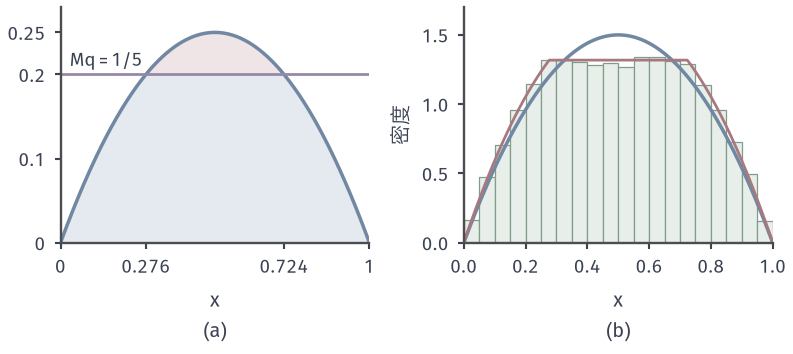

Recreate this plot in Python.
from pathlib import Path
import sys
ROOT = next(p for p in Path(__file__).resolve().parents if (p/"build.sh").is_file() and (p/"tex/book.tex").is_file())
sys.path.insert(0, str(ROOT/"figures/07-probability/08-sampling-and-integration/matplotlib/sgen-common"))
from sgen_common import *
# Target: effect of an invalid envelope. p~(x) = x(1-x), q = Unif(0,1), M = 1/5 < sup p~ = 1/4.
# The accept rule min{1, p~/(Mq)} gives output density proportional to min{p~(x), 1/5}.
# (b) histogram of accepted points from 20000 candidates, seed 4, against the normalized min{p~, 1/5} (red) and 6x(1-x) (blue).
x = np.linspace(0, 1, 600)
pt = x*(1-x); cap = np.minimum(pt, .2)
xa = (1-np.sqrt(1-.8))/2; xb = 1-xa
Zc = np.trapezoid(cap, x)
fig, (A, B) = figure(width_mm=112, height_mm=50, ncols=2)
style(A); style(B)
A.fill_between(x, 0, cap, color=BLUE_FILL, lw=0)
A.fill_between(x, .2, np.maximum(pt, .2), color=RED_FILL, lw=0)
A.plot(x, pt, color=BLUE, lw=1.4)
A.plot([0, 1], [.2, .2], color=PURPLE, lw=1.1)
A.text(.03, .21, '$Mq=1/5$', fontsize=7.5, color=INK)
A.set_xlim(0, 1); A.set_ylim(0, .28); A.set_xticks([0, xa, xb, 1]); A.set_xticklabels(['0', '0.276', '0.724', '1']); A.set_yticks([0, .1, .2, .25])
A.set_yticklabels(['0', '0.1', '0.2', '0.25'])
sub(A, 'a', '$x$')
rng = np.random.default_rng(4)
Y, V = rng.random(20000), rng.random(20000)
keep = Y[V <= np.minimum(1, Y*(1-Y)/.2)]
B.hist(keep, bins=np.linspace(0, 1, 21), density=True, color=GREEN_FILL, edgecolor=GREEN, lw=.5)
B.plot(x, 6*pt, color=BLUE, lw=1.4)
B.plot(x, cap/Zc, color=RED, lw=1.1)
B.set_xlim(0, 1); B.set_ylim(0, 1.7); B.set_yticks([0, .5, 1, 1.5])
B.set_ylabel('密度'); sub(B, 'b', '$x$')
save(fig, HERE(__file__), 'figure', {'xa': xa, 'xb': xb, 'Z_cap': Zc, 'acc': len(keep)/20000})
print(xa, xb, Zc, len(keep)/20000)
